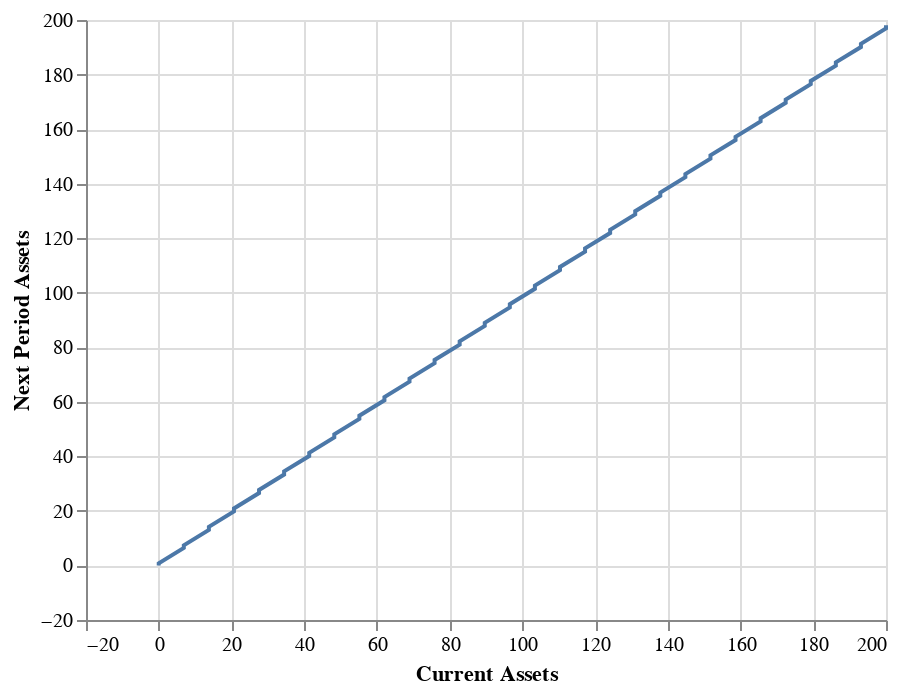

The cell this chart's notebook holds for it:
### Code cell
# plot relationship between assets of this period and of next period  
# altair plots a graph showing even if people have the same of level of wealth, their decisions are still different due to the idiosyncratic labor income shocks
import altair as alt
import pandas as pd

df = eq.as_df()
alt.Chart(df).mark_line().encode(
    x = alt.X('a', axis = alt.Axis(title='Current Assets')),
    y = alt.Y('i', axis=alt.Axis(title='Next Period Assets'))
)

### Figure 1 — Vega-Lite specification as saved in the notebook (floating-point values rounded to 4 significant figures)
{"config": {"view": {"continuousWidth": 400, "continuousHeight": 300}}, "data": {"name": "data-3574720dcf841bd7be30d4f0c98db72b"}, "mark": "line", "encoding": {"x": {"type": "quantitative", "axis": {"title": "Current Assets"}, "field": "a"}, "y": {"type": "quantitative", "axis": {"title": "Next Period Assets"}, "field": "i"}}, "$schema": "https://vega.github.io/schema/vega-lite/v4.0.0.json", "datasets": {"data-3574720dcf841bd7be30d4f0c98db72b": [{"i_m": 0.0, "r": 0.03044, "w": 1.244, "e": -0.6489, "a": -1e-10, "μ": 0.1537, "i": -1e-10}, {"i_m": 0.0, "r": 0.03044, "w": 1.244, "e": -0.6489, "a": 6.897, "μ": 0.06661, "i": 6.419}, {"i_m": 0.0, "r": 0.03044, "w": 1.244, "e": -0.6489, "a": 13.79, "μ": 0.02084, "i": 13.05}, {"i_m": 0.0, "r": 0.03044, "w": 1.244, "e": -0.6489, "a": 20.69, "μ": 0.006929, "i": 19.78}, {"i_m": 0.0, "r": 0.03044, "w": 1.244, "e": -0.6489, "a": 27.59, "μ": 0.001667, "i": 26.55}, {"i_m": 0.0, "r": 0.03044, "w": 1.244, "e": -0.6489, "a": 34.48, "μ": 0.0002229, "i": 33.34}, {"i_m": 0.0, "r": 0.03044, "w": 1.244, "e": -0.6489, "a": 41.38, "μ": 2.32e-06, "i": 40.13}, {"i_m": 0.0, "r": 0.03044, "w": 1.244, "e": -0.6489, "a": 48.28, "μ": -2.312e-16, "i": 46.93}, {"i_m": 0.0, "r": 0.03044, "w": 1.244, "e": -0.6489, "a": 55.17, "μ": -2.523e-16, "i": 53.74}, {"i_m": 0.0, "r": 0.03044, "w": 1.244, "e": -0.6489, "a": 62.07, "μ": -2.899e-16, "i": 60.55}, {"i_m": 0.0, "r": 0.03044, "w": 1.244, "e": -0.6489, "a": 68.97, "μ": -1.211e-16, "i": 67.36}, {"i_m": 0.0, "r": 0.03044, "w": 1.244, "e": -0.6489, "a": 75.86, "μ": -1.129e-16, "i": 74.17}, {"i_m": 0.0, "r": 0.03044, "w": 1.244, "e": -0.6489, "a": 82.76, "μ": -1.058e-16, "i": 80.99}, {"i_m": 0.0, "r": 0.03044, "w": 1.244, "e": -0.6489, "a": 89.66, "μ": -9.95e-17, "i": 87.8}, {"i_m": 0.0, "r": 0.03044, "w": 1.244, "e": -0.6489, "a": 96.55, "μ": -9.385e-17, "i": 94.62}, {"i_m": 0.0, "r": 0.03044, "w": 1.244, "e": -0.6489, "a": 103.4, "μ": -8.868e-17, "i": 101.4}, {"i_m": 0.0, "r": 0.03044, "w": 1.244, "e": -0.6489, "a": 110.3, "μ": -8.383e-17, "i": 108.3}, {"i_m": 0.0, "r": 0.03044, "w": 1.244, "e": -0.6489, "a": 117.2, "μ": -7.919e-17, "i": 115.1}, {"i_m": 0.0, "r": 0.03044, "w": 1.244, "e": -0.6489, "a": 124.1, "μ": -7.462e-17, "i": 121.9}, {"i_m": 0.0, "r": 0.03044, "w": 1.244, "e": -0.6489, "a": 131.0, "μ": -7.001e-17, "i": 128.7}, {"i_m": 0.0, "r": 0.03044, "w": 1.244, "e": -0.6489, "a": 137.9, "μ": -6.522e-17, "i": 135.5}, {"i_m": 0.0, "r": 0.03044, "w": 1.244, "e": -0.6489, "a": 144.8, "μ": -6.011e-17, "i": 142.3}, {"i_m": 0.0, "r": 0.03044, "w": 1.244, "e": -0.6489, "a": 151.7, "μ": -5.454e-17, "i": 149.2}, {"i_m": 0.0, "r": 0.03044, "w": 1.244, "e": -0.6489, "a": 158.6, "μ": -4.839e-17, "i": 156.0}, {"i_m": 0.0, "r": 0.03044, "w": 1.244, "e": -0.6489, "a": 165.5, "μ": -4.155e-17, "i": 162.8}, {"i_m": 0.0, "r": 0.03044, "w": 1.244, "e": -0.6489, "a": 172.4, "μ": -3.401e-17, "i": 169.6}, {"i_m": 0.0, "r": 0.03044, "w": 1.244, "e": -0.6489, "a": 179.3, "μ": -2.585e-17, "i": 176.5}, {"i_m": 0.0, "r": 0.03044, "w": 1.244, "e": -0.6489, "a": 186.2, "μ": -1.739e-17, "i": 183.3}, {"i_m": 0.0, "r": 0.03044, "w": 1.244, "e": -0.6489, "a": 193.1, "μ": -9.34e-18, "i": 190.1}, {"i_m": 0.0, "r": 0.03044, "w": 1.244, "e": -0.6489, "a": 200.0, "μ": -2.981e-18, "i": 196.9}, {"i_m": 1.0, "r": 0.03044, "w": 1.244, "e": 0.0, "a": -1e-10, "μ": 0.2237, "i": 0.1163}, {"i_m": 1.0, "r": 0.03044, "w": 1.244, "e": 0.0, "a": 6.897, "μ": 0.1748, "i": 6.687}, {"i_m": 1.0, "r": 0.03044, "w": 1.244, "e": 0.0, "a": 13.79, "μ": 0.06655, "i": 13.38}, {"i_m": 1.0, "r": 0.03044, "w": 1.244, "e": 0.0, "a": 20.69, "μ": 0.02639, "i": 20.13}, {"i_m": 1.0, "r": 0.03044, "w": 1.244, "e": 0.0, "a": 27.59, "μ": 0.007451, "i": 26.9}, {"i_m": 1.0, "r": 0.03044, "w": 1.244, "e": 0.0, "a": 34.48, "μ": 0.001168, "i": 33.69}, {"i_m": 1.0, "r": 0.03044, "w": 1.244, "e": 0.0, "a": 41.38, "μ": 1.299e-05, "i": 40.49}, {"i_m": 1.0, "r": 0.03044, "w": 1.244, "e": 0.0, "a": 48.28, "μ": -3.256e-16, "i": 47.3}, {"i_m": 1.0, "r": 0.03044, "w": 1.244, "e": 0.0, "a": 55.17, "μ": -2.886e-16, "i": 54.1}, {"i_m": 1.0, "r": 0.03044, "w": 1.244, "e": 0.0, "a": 62.07, "μ": -2.811e-16, "i": 60.92}, {"i_m": 1.0, "r": 0.03044, "w": 1.244, "e": 0.0, "a": 68.97, "μ": -2.52e-16, "i": 67.73}, {"i_m": 1.0, "r": 0.03044, "w": 1.244, "e": 0.0, "a": 75.86, "μ": -2.346e-16, "i": 74.54}, {"i_m": 1.0, "r": 0.03044, "w": 1.244, "e": 0.0, "a": 82.76, "μ": -2.197e-16, "i": 81.36}, {"i_m": 1.0, "r": 0.03044, "w": 1.244, "e": 0.0, "a": 89.66, "μ": -2.068e-16, "i": 88.17}, {"i_m": 1.0, "r": 0.03044, "w": 1.244, "e": 0.0, "a": 96.55, "μ": -1.956e-16, "i": 94.99}, {"i_m": 1.0, "r": 0.03044, "w": 1.244, "e": 0.0, "a": 103.4, "μ": -1.856e-16, "i": 101.8}, {"i_m": 1.0, "r": 0.03044, "w": 1.244, "e": 0.0, "a": 110.3, "μ": -1.769e-16, "i": 108.6}, {"i_m": 1.0, "r": 0.03044, "w": 1.244, "e": 0.0, "a": 117.2, "μ": -1.691e-16, "i": 115.4}, {"i_m": 1.0, "r": 0.03044, "w": 1.244, "e": 0.0, "a": 124.1, "μ": -1.621e-16, "i": 122.3}, {"i_m": 1.0, "r": 0.03044, "w": 1.244, "e": 0.0, "a": 131.0, "μ": -1.559e-16, "i": 129.1}, {"i_m": 1.0, "r": 0.03044, "w": 1.244, "e": 0.0, "a": 137.9, "μ": -1.504e-16, "i": 135.9}, {"i_m": 1.0, "r": 0.03044, "w": 1.244, "e": 0.0, "a": 144.8, "μ": -1.453e-16, "i": 142.7}, {"i_m": 1.0, "r": 0.03044, "w": 1.244, "e": 0.0, "a": 151.7, "μ": -1.405e-16, "i": 149.5}, {"i_m": 1.0, "r": 0.03044, "w": 1.244, "e": 0.0, "a": 158.6, "μ": -1.356e-16, "i": 156.4}, {"i_m": 1.0, "r": 0.03044, "w": 1.244, "e": 0.0, "a": 165.5, "μ": -1.301e-16, "i": 163.2}, {"i_m": 1.0, "r": 0.03044, "w": 1.244, "e": 0.0, "a": 172.4, "μ": -1.232e-16, "i": 170.0}, {"i_m": 1.0, "r": 0.03044, "w": 1.244, "e": 0.0, "a": 179.3, "μ": -1.134e-16, "i": 176.8}, {"i_m": 1.0, "r": 0.03044, "w": 1.244, "e": 0.0, "a": 186.2, "μ": -9.841e-17, "i": 183.6}, {"i_m": 1.0, "r": 0.03044, "w": 1.244, "e": 0.0, "a": 193.1, "μ": -7.474e-17, "i": 190.5}, {"i_m": 1.0, "r": 0.03044, "w": 1.244, "e": 0.0, "a": 200.0, "μ": -3.684e-17, "i": 197.3}, {"i_m": 2.0, "r": 0.03044, "w": 1.244, "e": 0.6489, "a": -1e-10, "μ": 0.05685, "i": 0.746}, {"i_m": 2.0, "r": 0.03044, "w": 1.244, "e": 0.6489, "a": 6.897, "μ": 0.08689, "i": 7.394}, {"i_m": 2.0, "r": 0.03044, "w": 1.244, "e": 0.6489, "a": 13.79, "μ": 0.06172, "i": 14.14}, {"i_m": 2.0, "r": 0.03044, "w": 1.244, "e": 0.6489, "a": 20.69, "μ": 0.03152, "i": 20.91}, {"i_m": 2.0, "r": 0.03044, "w": 1.244, "e": 0.6489, "a": 27.59, "μ": 0.01093, "i": 27.69}, {"i_m": 2.0, "r": 0.03044, "w": 1.244, "e": 0.6489, "a": 34.48, "μ": 0.002068, "i": 34.49}, {"i_m": 2.0, "r": 0.03044, "w": 1.244, "e": 0.6489, "a": 41.38, "μ": 2.49e-05, "i": 41.29}, {"i_m": 2.0, "r": 0.03044, "w": 1.244, "e": 0.6489, "a": 48.28, "μ": -1.757e-16, "i": 48.1}, {"i_m": 2.0, "r": 0.03044, "w": 1.244, "e": 0.6489, "a": 55.17, "μ": -1.583e-16, "i": 54.91}, {"i_m": 2.0, "r": 0.03044, "w": 1.244, "e": 0.6489, "a": 62.07, "μ": -1.477e-16, "i": 61.72}, {"i_m": 2.0, "r": 0.03044, "w": 1.244, "e": 0.6489, "a": 68.97, "μ": -1.337e-16, "i": 68.54}, {"i_m": 2.0, "r": 0.03044, "w": 1.244, "e": 0.6489, "a": 75.86, "μ": -1.24e-16, "i": 75.35}, {"i_m": 2.0, "r": 0.03044, "w": 1.244, "e": 0.6489, "a": 82.76, "μ": -1.157e-16, "i": 82.17}, {"i_m": 2.0, "r": 0.03044, "w": 1.244, "e": 0.6489, "a": 89.66, "μ": -1.087e-16, "i": 88.98}, {"i_m": 2.0, "r": 0.03044, "w": 1.244, "e": 0.6489, "a": 96.55, "μ": -1.028e-16, "i": 95.8}, {"i_m": 2.0, "r": 0.03044, "w": 1.244, "e": 0.6489, "a": 103.4, "μ": -9.763e-17, "i": 102.6}, {"i_m": 2.0, "r": 0.03044, "w": 1.244, "e": 0.6489, "a": 110.3, "μ": -9.331e-17, "i": 109.4}, {"i_m": 2.0, "r": 0.03044, "w": 1.244, "e": 0.6489, "a": 117.2, "μ": -8.975e-17, "i": 116.3}, {"i_m": 2.0, "r": 0.03044, "w": 1.244, "e": 0.6489, "a": 124.1, "μ": -8.697e-17, "i": 123.1}, {"i_m": 2.0, "r": 0.03044, "w": 1.244, "e": 0.6489, "a": 131.0, "μ": -8.504e-17, "i": 129.9}, {"i_m": 2.0, "r": 0.03044, "w": 1.244, "e": 0.6489, "a": 137.9, "μ": -8.411e-17, "i": 136.7}, {"i_m": 2.0, "r": 0.03044, "w": 1.244, "e": 0.6489, "a": 144.8, "μ": -8.44e-17, "i": 143.5}, {"i_m": 2.0, "r": 0.03044, "w": 1.244, "e": 0.6489, "a": 151.7, "μ": -8.626e-17, "i": 150.4}, {"i_m": 2.0, "r": 0.03044, "w": 1.244, "e": 0.6489, "a": 158.6, "μ": -9.021e-17, "i": 157.2}, {"i_m": 2.0, "r": 0.03044, "w": 1.244, "e": 0.6489, "a": 165.5, "μ": -9.701e-17, "i": 164.0}, {"i_m": 2.0, "r": 0.03044, "w": 1.244, "e": 0.6489, "a": 172.4, "μ": -1.078e-16, "i": 170.8}, {"i_m": 2.0, "r": 0.03044, "w": 1.244, "e": 0.6489, "a": 179.3, "μ": -1.243e-16, "i": 177.6}, {"i_m": 2.0, "r": 0.03044, "w": 1.244, "e": 0.6489, "a": 186.2, "μ": -1.49e-16, "i": 184.5}, {"i_m": 2.0, "r": 0.03044, "w": 1.244, "e": 0.6489, "a": 193.1, "μ": -1.856e-16, "i": 191.3}, {"i_m": 2.0, "r": 0.03044, "w": 1.244, "e": 0.6489, "a": 200.0, "μ": -2.393e-16, "i": 198.1}]}}
